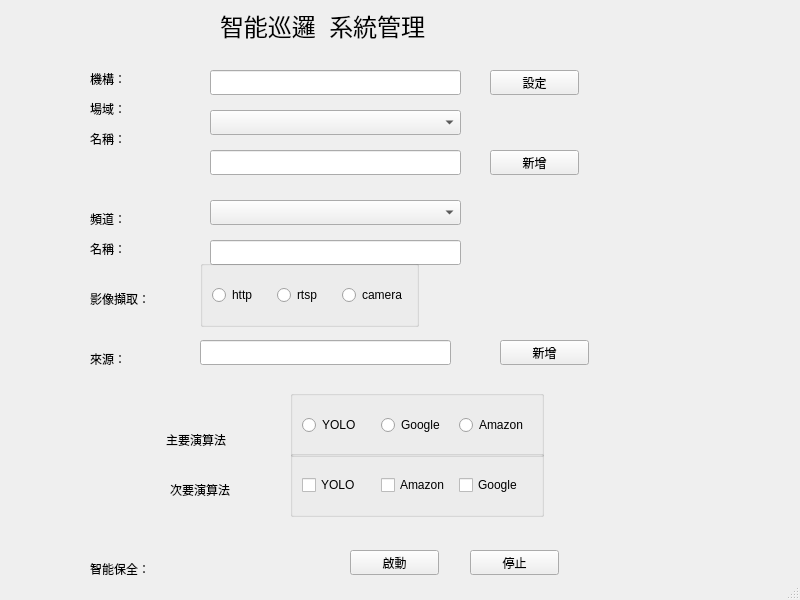
<?xml version="1.0" encoding="UTF-8"?>
<ui version="4.0">
 <class>MainWindow</class>
 <widget class="QMainWindow" name="MainWindow">
  <property name="geometry">
   <rect>
    <x>0</x>
    <y>0</y>
    <width>800</width>
    <height>600</height>
   </rect>
  </property>
  <property name="windowTitle">
   <string>智能巡邏</string>
  </property>
  <widget class="QWidget" name="centralwidget">
   <widget class="QGroupBox" name="groupBox_2">
    <property name="geometry">
     <rect>
      <x>290</x>
      <y>450</y>
      <width>254</width>
      <height>67</height>
     </rect>
    </property>
    <property name="title">
     <string/>
    </property>
    <layout class="QHBoxLayout" name="horizontalLayout">
     <item>
      <widget class="QCheckBox" name="checkBox">
       <property name="text">
        <string>YOLO</string>
       </property>
      </widget>
     </item>
     <item>
      <widget class="QCheckBox" name="checkBox_3">
       <property name="text">
        <string>Amazon</string>
       </property>
      </widget>
     </item>
     <item>
      <widget class="QCheckBox" name="checkBox_2">
       <property name="text">
        <string>Google</string>
       </property>
      </widget>
     </item>
    </layout>
   </widget>
   <widget class="QLabel" name="label">
    <property name="geometry">
     <rect>
      <x>90</x>
      <y>70</y>
      <width>67</width>
      <height>17</height>
     </rect>
    </property>
    <property name="text">
     <string>機構：</string>
    </property>
   </widget>
   <widget class="QLabel" name="label_2">
    <property name="geometry">
     <rect>
      <x>90</x>
      <y>100</y>
      <width>67</width>
      <height>17</height>
     </rect>
    </property>
    <property name="text">
     <string>場域：</string>
    </property>
   </widget>
   <widget class="QLabel" name="label_3">
    <property name="geometry">
     <rect>
      <x>90</x>
      <y>130</y>
      <width>67</width>
      <height>17</height>
     </rect>
    </property>
    <property name="text">
     <string>名稱：</string>
    </property>
   </widget>
   <widget class="QLabel" name="label_4">
    <property name="geometry">
     <rect>
      <x>166</x>
      <y>430</y>
      <width>101</width>
      <height>20</height>
     </rect>
    </property>
    <property name="text">
     <string>主要演算法</string>
    </property>
   </widget>
   <widget class="QLabel" name="label_5">
    <property name="geometry">
     <rect>
      <x>90</x>
      <y>240</y>
      <width>67</width>
      <height>17</height>
     </rect>
    </property>
    <property name="text">
     <string>名稱：</string>
    </property>
   </widget>
   <widget class="QLabel" name="label_6">
    <property name="geometry">
     <rect>
      <x>90</x>
      <y>210</y>
      <width>67</width>
      <height>17</height>
     </rect>
    </property>
    <property name="text">
     <string>頻道：</string>
    </property>
   </widget>
   <widget class="QGroupBox" name="groupBox">
    <property name="geometry">
     <rect>
      <x>290</x>
      <y>390</y>
      <width>254</width>
      <height>67</height>
     </rect>
    </property>
    <property name="title">
     <string/>
    </property>
    <layout class="QGridLayout" name="gridLayout">
     <item row="0" column="0">
      <widget class="QRadioButton" name="radioButton">
       <property name="text">
        <string>YOLO</string>
       </property>
      </widget>
     </item>
     <item row="0" column="1">
      <widget class="QRadioButton" name="radioButton_2">
       <property name="text">
        <string>Google</string>
       </property>
      </widget>
     </item>
     <item row="0" column="2">
      <widget class="QRadioButton" name="radioButton_3">
       <property name="text">
        <string>Amazon</string>
       </property>
      </widget>
     </item>
    </layout>
   </widget>
   <widget class="QLabel" name="label_7">
    <property name="geometry">
     <rect>
      <x>170</x>
      <y>480</y>
      <width>101</width>
      <height>20</height>
     </rect>
    </property>
    <property name="text">
     <string>次要演算法</string>
    </property>
   </widget>
   <widget class="QLineEdit" name="lineEdit">
    <property name="geometry">
     <rect>
      <x>210</x>
      <y>70</y>
      <width>251</width>
      <height>25</height>
     </rect>
    </property>
   </widget>
   <widget class="QComboBox" name="comboBox">
    <property name="geometry">
     <rect>
      <x>210</x>
      <y>110</y>
      <width>251</width>
      <height>25</height>
     </rect>
    </property>
   </widget>
   <widget class="QLineEdit" name="lineEdit_2">
    <property name="geometry">
     <rect>
      <x>210</x>
      <y>150</y>
      <width>251</width>
      <height>25</height>
     </rect>
    </property>
   </widget>
   <widget class="QComboBox" name="comboBox_2">
    <property name="geometry">
     <rect>
      <x>210</x>
      <y>200</y>
      <width>251</width>
      <height>25</height>
     </rect>
    </property>
   </widget>
   <widget class="QLineEdit" name="lineEdit_3">
    <property name="geometry">
     <rect>
      <x>210</x>
      <y>240</y>
      <width>251</width>
      <height>25</height>
     </rect>
    </property>
   </widget>
   <widget class="QLabel" name="label_8">
    <property name="geometry">
     <rect>
      <x>90</x>
      <y>290</y>
      <width>91</width>
      <height>17</height>
     </rect>
    </property>
    <property name="text">
     <string>影像擷取：</string>
    </property>
   </widget>
   <widget class="QGroupBox" name="groupBox_3">
    <property name="geometry">
     <rect>
      <x>200</x>
      <y>260</y>
      <width>219</width>
      <height>67</height>
     </rect>
    </property>
    <property name="title">
     <string/>
    </property>
    <layout class="QHBoxLayout" name="horizontalLayout_2">
     <item>
      <widget class="QRadioButton" name="radioButton_6">
       <property name="text">
        <string>http</string>
       </property>
      </widget>
     </item>
     <item>
      <widget class="QRadioButton" name="radioButton_4">
       <property name="text">
        <string>rtsp</string>
       </property>
      </widget>
     </item>
     <item>
      <widget class="QRadioButton" name="radioButton_5">
       <property name="text">
        <string>camera</string>
       </property>
      </widget>
     </item>
    </layout>
   </widget>
   <widget class="QLabel" name="label_9">
    <property name="geometry">
     <rect>
      <x>90</x>
      <y>350</y>
      <width>91</width>
      <height>17</height>
     </rect>
    </property>
    <property name="text">
     <string>來源：</string>
    </property>
   </widget>
   <widget class="QLineEdit" name="lineEdit_4">
    <property name="geometry">
     <rect>
      <x>200</x>
      <y>340</y>
      <width>251</width>
      <height>25</height>
     </rect>
    </property>
   </widget>
   <widget class="QPushButton" name="pushButton">
    <property name="geometry">
     <rect>
      <x>490</x>
      <y>70</y>
      <width>89</width>
      <height>25</height>
     </rect>
    </property>
    <property name="text">
     <string>設定</string>
    </property>
   </widget>
   <widget class="QPushButton" name="pushButton_2">
    <property name="geometry">
     <rect>
      <x>490</x>
      <y>150</y>
      <width>89</width>
      <height>25</height>
     </rect>
    </property>
    <property name="text">
     <string>新增</string>
    </property>
   </widget>
   <widget class="QPushButton" name="pushButton_3">
    <property name="geometry">
     <rect>
      <x>500</x>
      <y>340</y>
      <width>89</width>
      <height>25</height>
     </rect>
    </property>
    <property name="text">
     <string>新增</string>
    </property>
   </widget>
   <widget class="QLabel" name="label_10">
    <property name="geometry">
     <rect>
      <x>90</x>
      <y>560</y>
      <width>91</width>
      <height>17</height>
     </rect>
    </property>
    <property name="text">
     <string>智能保全：</string>
    </property>
   </widget>
   <widget class="QPushButton" name="setFrameButton">
    <property name="geometry">
     <rect>
      <x>350</x>
      <y>550</y>
      <width>89</width>
      <height>25</height>
     </rect>
    </property>
    <property name="text">
     <string>啟動</string>
    </property>
   </widget>
   <widget class="QPushButton" name="stopFrameButton">
    <property name="geometry">
     <rect>
      <x>470</x>
      <y>550</y>
      <width>89</width>
      <height>25</height>
     </rect>
    </property>
    <property name="text">
     <string>停止</string>
    </property>
   </widget>
   <widget class="QLabel" name="label_11">
    <property name="geometry">
     <rect>
      <x>220</x>
      <y>10</y>
      <width>251</width>
      <height>31</height>
     </rect>
    </property>
    <property name="font">
     <font>
      <pointsize>18</pointsize>
     </font>
    </property>
    <property name="text">
     <string>智能巡邏  系統管理</string>
    </property>
   </widget>
  </widget>
  <widget class="QStatusBar" name="statusbar"/>
 </widget>
 <resources/>
 <connections/>
</ui>
